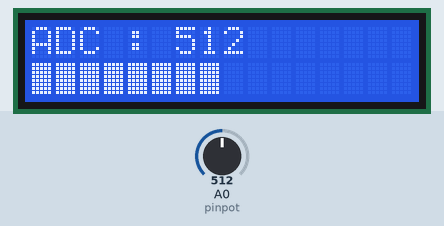
This sketch was run on a simulated Arduino Uno, built with avr-gcc and run on an emulated ATmega328P. Parts: 16×2 character LCD. Inputs (shaded band) come from the test bench; at power-on: A0 (pinpot) = 512. What the sketch prints to the serial monitor is not drawn.

Above: at 1.2 s.
1.3 s: A0 (pinpot) set to 716
At 1.7 s:
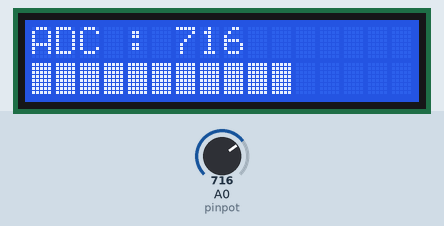
2.9 s: A0 (pinpot) set to 900
At 3.7 s:
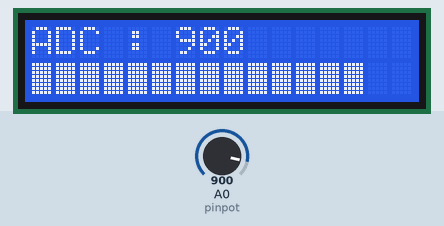
4.5 s: A0 (pinpot) set to 1023
At 5.8 s:
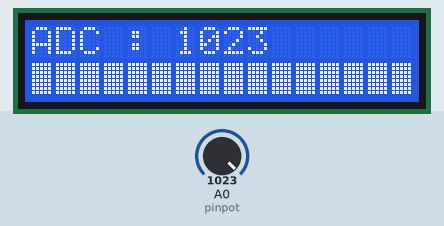
6.1 s: A0 (pinpot) set to 511
At 6.8 s:
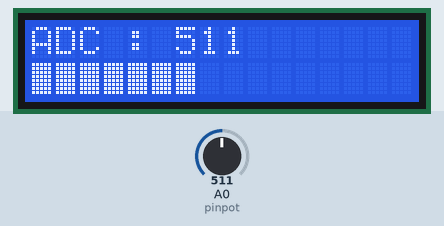
7.7 s: A0 (pinpot) set to 306
At 8.8 s:
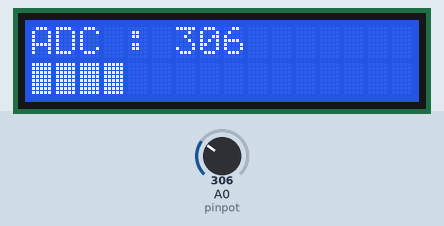
9.3 s: A0 (pinpot) set to 122
At 9.7 s:
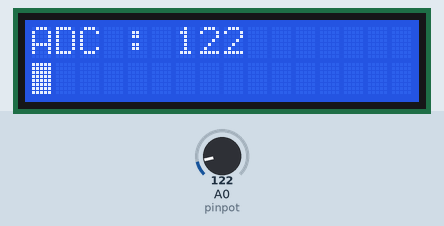
Timing chart, 0 to 11.9 s (numbered marks = the images above; inputs shaded):
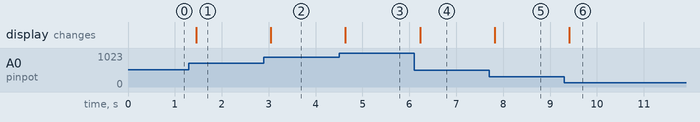

The sketch:

Percobaan_3A.ino
```cpp
#include <Wire.h>
#include <LiquidCrystal_I2C.h>

LiquidCrystal_I2C lcd(0x27, 16, 2);
const int pinpot = A0;

void setup() {
  Serial.begin(9600);
  lcd.init();
  lcd.backlight();
}

void loop() {
  int nilai = analogRead(pinpot);
  int panjangBar = map(nilai, 0, 1023, 0, 16);

  Serial.print("Nilai ADC : ");
  Serial.println(nilai);

  lcd.setCursor(0, 0);
  lcd.print("ADC : ");
  lcd.print(nilai);
  lcd.print("  ");

  lcd.setCursor(0, 1);
  for (int i = 0; i < 16; i++) {
    if (i < panjangBar) {
      lcd.print((char)255);
    } else {
      lcd.print(" ");
    }
  }
  delay(200);
}
```

Measured:
- after the input at 1.3 s, the display: changes after 0.15 s (image 1)
- after the input at 2.9 s, the display: changes after 0.14 s (image 2)
- after the input at 4.5 s, the display: changes after 0.13 s (image 3)
- after the input at 6.1 s, the display: changes after 0.13 s (image 4)
- after the input at 7.7 s, the display: changes after 0.12 s (image 5)
- after the input at 9.3 s, the display: changes after 0.11 s (image 6)
